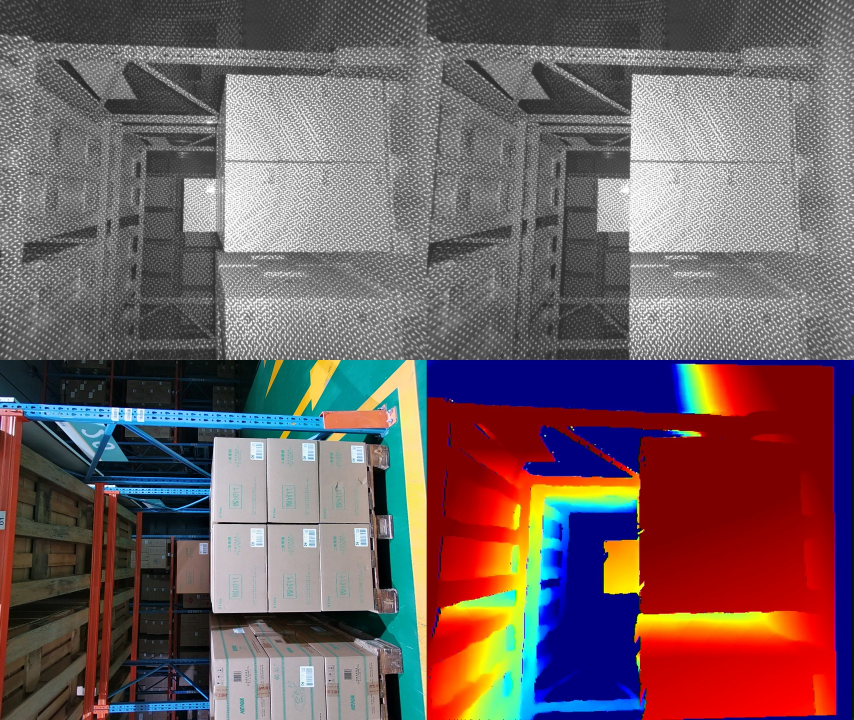
#> input picture capture_img/T001/20-01-01/3d_camera/depth.jpg, 2560 x 2160 px (shown at 1/3 size)
$ python depth_calculate.py ../capture_img/T001/20-01-01/3d_camera/depth.jpg   (older library calls are emulated)
#> lines starting #> are read from the running program, lines starting #| are printed output that depends on the picture; after the words box and inside, x2 and y2 are one past the last pixel; in counts of white or black regions, pixels touching at a corner belong together
import cv2
import numpy as np
import os
import sys
import argparse
import csv
from PIL import Image
from tqdm import tqdm
import matplotlib.pyplot as plt

def split_image(image_path):
    """将图像分割为四个象限"""
    try:
        img = Image.open(image_path)
        width, height = img.size
        if width < 2 or height < 2:
            raise ValueError(f"图片尺寸过小 ({width}x{height})，无法分割")

        mid_x = width // 2
        mid_y = height // 2

        # 定义四个象限
        quadrants = [
            (0, 0, mid_x, mid_y),          # 左上
            (mid_x, 0, width, mid_y),      # 右上
            (0, mid_y, mid_x, height),     # 左下
            (mid_x, mid_y, width, height)  # 右下
        ]

        # 创建输出目录
        base_name = os.path.splitext(os.path.basename(image_path))[0]
        output_dir = os.path.join(os.path.dirname(image_path), f"{base_name}_split")
        os.makedirs(output_dir, exist_ok=True)

        quadrant_paths = []
        for i, bbox in enumerate(quadrants, start=1):
            quadrant = img.crop(bbox)
            output_path = os.path.join(output_dir, f"{base_name}_{i}.jpg")
            quadrant.save(output_path, "JPEG", quality=95)
            quadrant_paths.append(output_path)

        return quadrant_paths, output_dir, width, height

    except Exception as e:
        print(f"分割错误: {str(e)}")
        sys.exit(1)

def generate_disparity_map(left_path, right_path, output_dir="disparity_results"):
    """生成视差图及可视化，并旋转可视化图像90度"""
    # 读取图像
    left_img = cv2.imread(left_path)
    right_img = cv2.imread(right_path)

    if left_img is None or right_img is None:
        raise FileNotFoundError("无法读取左右图像")

    # 确保图像尺寸一致
    if left_img.shape[0] != right_img.shape[0] or left_img.shape[1] != right_img.shape[1]:
        print("左右图像尺寸不一致，调整为一致的尺寸...")
        new_height = min(left_img.shape[0], right_img.shape[0])
        new_width = min(left_img.shape[1], right_img.shape[1])
        left_img = cv2.resize(left_img, (new_width, new_height))
        right_img = cv2.resize(right_img, (new_width, new_height))
        print(f"调整后尺寸: {new_width}x{new_height}")

    # 打印实际处理尺寸
    print(f"实际处理尺寸: {left_img.shape[1]}x{left_img.shape[0]}")

    # 转换为灰度图
    left_gray = cv2.cvtColor(left_img, cv2.COLOR_BGR2GRAY)
    right_gray = cv2.cvtColor(right_img, cv2.COLOR_BGR2GRAY)

    # 使用SGBM算法创建视差图
    print("使用SGBM算法计算视差图...")

    # 配置视差参数
    window_size = 11
    min_disp = 0
    num_disp = 128 - min_disp

    stereo = cv2.StereoSGBM_create(
        minDisparity=min_disp,
        numDisparities=num_disp,
        blockSize=window_size,
        P1=8 * 3 * window_size ** 2,
        P2=32 * 3 * window_size ** 2,
        disp12MaxDiff=10,
        uniquenessRatio=20,
        speckleWindowSize=200,
        speckleRange=2
    )

    # 计算视差图
    disparity = stereo.compute(left_gray, right_gray).astype(np.float32) / 16.0

    # 保存结果目录
    os.makedirs(output_dir, exist_ok=True)

    # 保存原始视差数据
    disparity_path = os.path.join(output_dir, "disparity.tiff")
    cv2.imwrite(disparity_path, disparity)
    print(f"原始视差图尺寸: {disparity.shape[1]}x{disparity.shape[0]}")

    # 创建归一化的可视化视差图 (8位灰度)
    disparity_visual = cv2.normalize(
        disparity, None, alpha=0, beta=255,
        norm_type=cv2.NORM_MINMAX, dtype=cv2.CV_8U
    )

    # 创建彩色可视化视差图
    disparity_color = cv2.applyColorMap(disparity_visual, cv2.COLORMAP_JET)

    # 旋转可视化图像90度（顺时针）
    disparity_visual = cv2.rotate(disparity_visual, cv2.ROTATE_90_CLOCKWISE)
    disparity_color = cv2.rotate(disparity_color, cv2.ROTATE_90_CLOCKWISE)

    # 保存可视化图像
    disparity_gray_path = os.path.join(output_dir, "disparity_visual_gray.jpg")
    disparity_color_path = os.path.join(output_dir, "disparity_visual_color.jpg")

    cv2.imwrite(disparity_gray_path, disparity_visual)
    cv2.imwrite(disparity_color_path, disparity_color)

    print(f"旋转后的灰度视差图保存至: {disparity_gray_path}")
    print(f"旋转后的彩色视差图保存至: {disparity_color_path}")

    return disparity_path, disparity, disparity_color_path

def calculate_depth(disparity, focal_length_px=11000.0, baseline_mm=60.0):
    """计算深度图（毫米单位）"""
    # 避免除以零错误
    disparity_img = np.copy(disparity)
    disparity_img[disparity_img <= 0] = 0.0001

    # 计算深度
    depth = (focal_length_px * baseline_mm) / disparity_img

    # 将过大值和无效值设为零
    depth[np.isinf(depth)] = 0
    depth[np.isnan(depth)] = 0

    return depth

def save_depth_map(depth, output_file):
    """保存深度图为TIFF文件，并创建可视化图像"""
    # 确保输出目录存在
    os.makedirs(os.path.dirname(output_file), exist_ok=True)

    # 保存深度图 (32位浮点)
    cv2.imwrite(output_file, depth.astype(np.float32))
    print(f"深度图尺寸: {depth.shape[1]}x{depth.shape[0]}")

    # 创建可视化图像（不旋转）
    depth_visual = cv2.normalize(
        depth, None, alpha=0, beta=255,
        norm_type=cv2.NORM_MINMAX, dtype=cv2.CV_8U
    )
    depth_color = cv2.applyColorMap(depth_visual, cv2.COLORMAP_JET)

    # 保存可视化图像
    depth_viz_path = os.path.splitext(output_file)[0] + "_visual.jpg"
    cv2.imwrite(depth_viz_path, depth_color)

    # 创建旋转后的可视化图像
    depth_color_rotated = cv2.rotate(depth_color, cv2.ROTATE_90_CLOCKWISE)
    depth_viz_rot_path = os.path.splitext(output_file)[0] + "_visual_rotated.jpg"
    cv2.imwrite(depth_viz_rot_path, depth_color_rotated)

    print(f"深度图保存至: {output_file}")
    print(f"深度可视化图保存至: {depth_viz_path}")
    print(f"旋转后的深度可视化图保存至: {depth_viz_rot_path}")

    return output_file, depth_viz_path

def save_depth_matrix(depth, csv_path):
    """
    将深度数据保存为矩阵格式的CSV文件
    :param depth: 深度数据数组（来自视差计算）
    :param csv_path: CSV文件保存路径
    """
    # 获取深度图尺寸
    height, width = depth.shape
    print(f"创建深度矩阵CSV: {width}列 x {height}行")

    # 创建输出目录
    os.makedirs(os.path.dirname(csv_path), exist_ok=True)

    # 统计有效点个数
    valid_count = np.count_nonzero(depth)
    total_points = width * height
    valid_percent = valid_count / total_points * 100
    print(f"有效深度点占比: {valid_percent:.2f}% ({valid_count}/{total_points})")

    # 保存为CSV
    print(f"正在保存深度矩阵到CSV (尺寸: {height}行 x {width}列)")

    with open(csv_path, 'w', newline='') as csvfile:
        writer = csv.writer(csvfile)

        # 添加进度条
        for y in tqdm(range(height), desc="写入行"):
            # 为每行创建深度值列表
            row_depths = [f"{depth[y, x]:.4f}" for x in range(width)]
            writer.writerow(row_depths)

    # 创建一个小型预览图（100x100）保存为PNG
    depth_preview = cv2.resize(depth, (min(100, width), min(100, height)))
    preview_norm = cv2.normalize(
        depth_preview, None, alpha=0, beta=255,
        norm_type=cv2.NORM_MINMAX, dtype=cv2.CV_8U
    )
    preview_color = cv2.applyColorMap(preview_norm, cv2.COLORMAP_JET)

    preview_path = os.path.splitext(csv_path)[0] + "_preview.png"
    cv2.imwrite(preview_path, preview_color)

    print(f"深度矩阵CSV保存至: {csv_path}")
    print(f"深度预览图保存至: {preview_path}")
    return csv_path, preview_path

def main(image_path):
    print("=" * 50)
    print("开始处理图像:", os.path.basename(image_path))

    # 1. 分割图像
    print("\n步骤1: 分割图像...")
    quadrants, output_dir, orig_width, orig_height = split_image(image_path)
#> in split_image, img is the input picture: PIL image 2560x2160 RGB; mean R, G, B 114.3, 95.1, 97.8
#> after the loop in split_image, `for i, bbox in enumerate(quadrants, start=1):`:
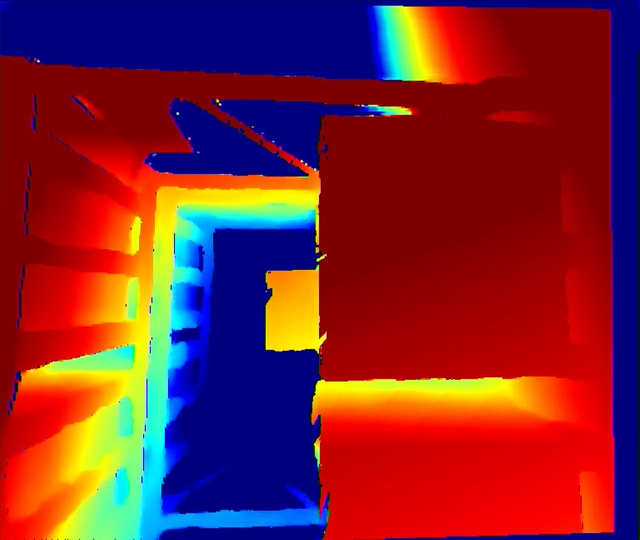
#> quadrant: PIL image 1280x1080 RGB (shown at 1/2 size); mean R, G, B 124.9, 37.9, 50.1
#> after the loop in split_image, `for i, bbox in enumerate(quadrants, start=1):`: quadrant_paths = 4 items
#> quadrants = 4 items; orig_width = 2560; orig_height = 2160
    print(f"原始图像尺寸: {orig_width}x{orig_height}")
#| 原始图像尺寸: 2560x2160
    print(f"分割图目录: {output_dir}")
#| 分割图目录: ../capture_img/T001/20-01-01/3d_camera/depth_split

    # 2. 提取左上和右上图像
    top_left_path = quadrants[0]  # 左上
    top_right_path = quadrants[1] # 右上
    print(f"左眼图像: {os.path.basename(top_left_path)}")
#| 左眼图像: depth_1.jpg
    print(f"右眼图像: {os.path.basename(top_right_path)}")
#| 右眼图像: depth_2.jpg

    # 3. 生成视差图
    print("\n步骤2: 生成视差图...")
    disparity_results_dir = os.path.join(output_dir, "disparity_results")
    disparity_path, disparity_data, disparity_visual = generate_disparity_map(
        top_left_path, top_right_path, disparity_results_dir)
#| 实际处理尺寸: 1280x1080
#| 原始视差图尺寸: 1280x1080
#> in generate_disparity_map, `disparity_color = cv2.rotate(disparity_color, cv2.ROTATE_90_CLOCKWISE)`:
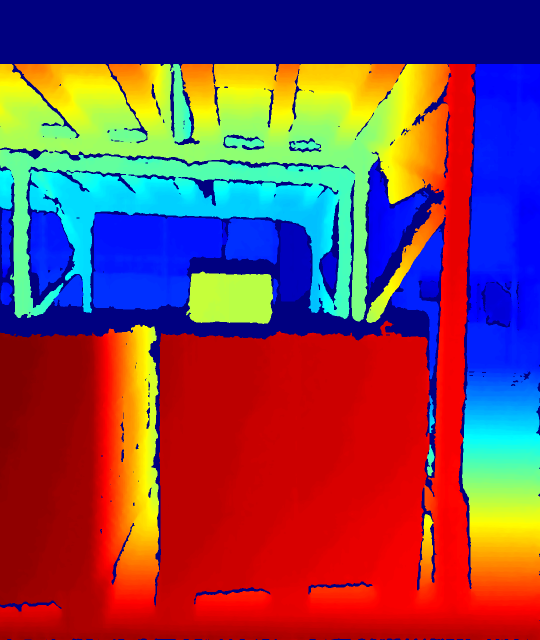
#> disparity_color: shape (1280, 1080, 3) (shown at 1/2 size); mean B, G, R 84.3, 67.1, 126.4

    # 4. 计算深度图
    print("\n步骤3: 计算深度图...")
    depth = calculate_depth(disparity_data)
#> in calculate_depth, `disparity_img[disparity_img <= 0] = 0.0001`: disparity_img: shape (1080, 1280) float32; min 0.0001, max 69.12, mean 37.5
#> in calculate_depth, `depth = (focal_length_px * baseline_mm) / disparity_img`:
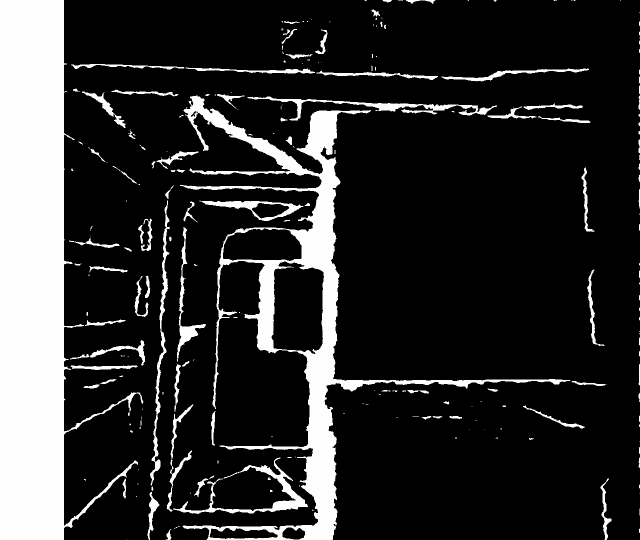
#> depth: shape (1080, 1280) float32 (shown at 1/2 size); min 9547.9, max 6.6e+09, mean 1.18e+09; drawn with min black and max white
    depth_dir = os.path.join(output_dir, "depth_results")
    os.makedirs(depth_dir, exist_ok=True)

    depth_tiff_path = os.path.join(depth_dir, "depth.tiff")
    depth_tiff_path, depth_visual = save_depth_map(depth, depth_tiff_path)
#| 深度图尺寸: 1280x1080
#> in save_depth_map, `depth_visual = cv2.normalize( depth, None, alpha=0, beta=255, norm_typ..`: depth_visual: shape (1080, 1280); 17.9% white; 246 white regions (139 under 20 px), largest, box (x1, y1, x2, y2) and area: (0, 0, 287, 1080) 140648, (360, 191, 1141, 1080) 65206, (346, 915, 616, 1028) 4403
#> in save_depth_map, `depth_color = cv2.applyColorMap(depth_visual, cv2.COLORMAP_JET)`:
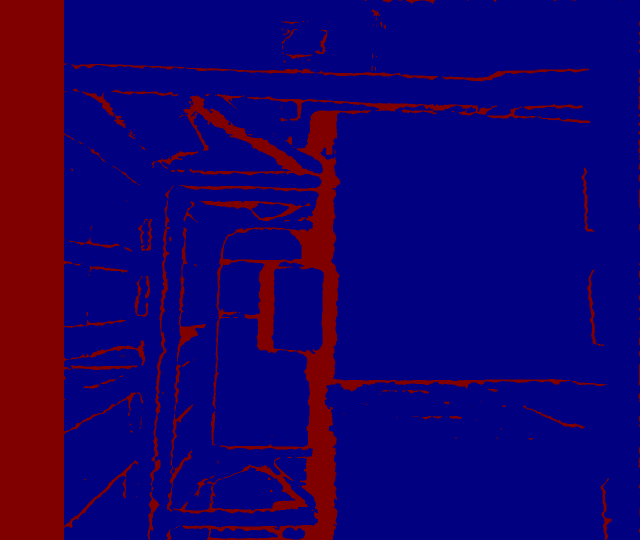
#> depth_color: shape (1080, 1280, 3) (shown at 1/2 size); mean B, G, R 105.1, 0, 22.9
#> in save_depth_map, `depth_color_rotated = cv2.rotate(depth_color, cv2.ROTATE_90_CLOCKWISE)`:
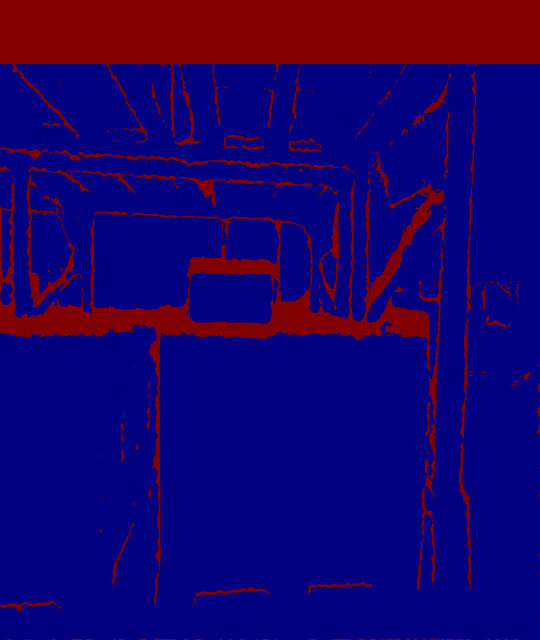
#> depth_color_rotated: shape (1280, 1080, 3) (shown at 1/2 size); mean B, G, R 105.1, 0, 22.9

    # 5. 保存为矩阵格式的CSV
    print("\n步骤4: 转换深度图为矩阵CSV...")
    depth_csv_path = os.path.join(depth_dir, "depth_matrix.csv")

    # 仅使用计算得到的深度数据，尺寸与depth.tiff完全一致
    csv_path, preview_path = save_depth_matrix(depth, depth_csv_path)
#| 创建深度矩阵CSV: 1280列 x 1080行
#> in save_depth_matrix, `valid_count = np.count_nonzero(depth)`: valid_count = 1382400
#> in save_depth_matrix, `valid_percent = valid_count / total_points * 100`: valid_percent = 100
#| 有效深度点占比: 100.00% (1382400/1382400)
#| 正在保存深度矩阵到CSV (尺寸: 1080行 x 1280列)
#> in save_depth_matrix, `depth_preview = cv2.resize(depth, (min(100, width), min(100, height)))`:
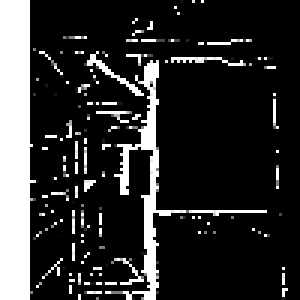
#> depth_preview: shape (100, 100) float32 (shown 3 times larger); min 9555.7, max 6.6e+09, mean 1.2e+09; drawn with min black and max white
#> in save_depth_matrix, `preview_color = cv2.applyColorMap(preview_norm, cv2.COLORMAP_JET)`:
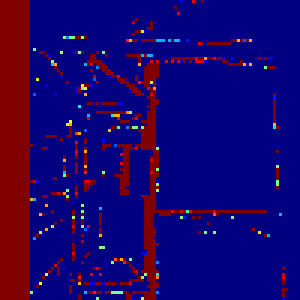
#> preview_color: shape (100, 100, 3) (shown 3 times larger); mean B, G, R 105.9, 2.7, 24.8

    print("\n" + "=" * 50)
    print("处理完成! 结果文件:")
    print(f"- 目录: {output_dir}")
#| - 目录: ../capture_img/T001/20-01-01/3d_camera/depth_split
    print(f"  - 分割图像 (4张)")
    print(f"  - disparity_results/: 视差数据及可视化")
    print(f"  - depth_results/:")
    print(f"      depth.tiff - 原始深度数据")
    print(f"      depth_visual.jpg - 深度图预览")
    print(f"      depth_visual_rotated.jpg - 旋转后深度预览")
    print(f"      depth_matrix.csv - 深度矩阵数据")
    print(f"      depth_matrix_preview.png - 矩阵预览图")
    print(f"\n*CSV格式说明: {depth.shape[0]}行 x {depth.shape[1]}列的矩阵")
#| *CSV格式说明: 1080行 x 1280列的矩阵
    print(f"  第y行第x列的值 = 像素点(x, y)的深度(mm)，0表示无效值")

if __name__ == "__main__":
    parser = argparse.ArgumentParser(description='改进的图像深度处理流程 (精确匹配深度图和CSV尺寸)')
    parser.add_argument('image', type=str, help='输入图像路径')
    args = parser.parse_args()

    if not os.path.exists(args.image):
        print(f"错误: 文件不存在 - {args.image}")
        sys.exit(1)

    main(args.image)
